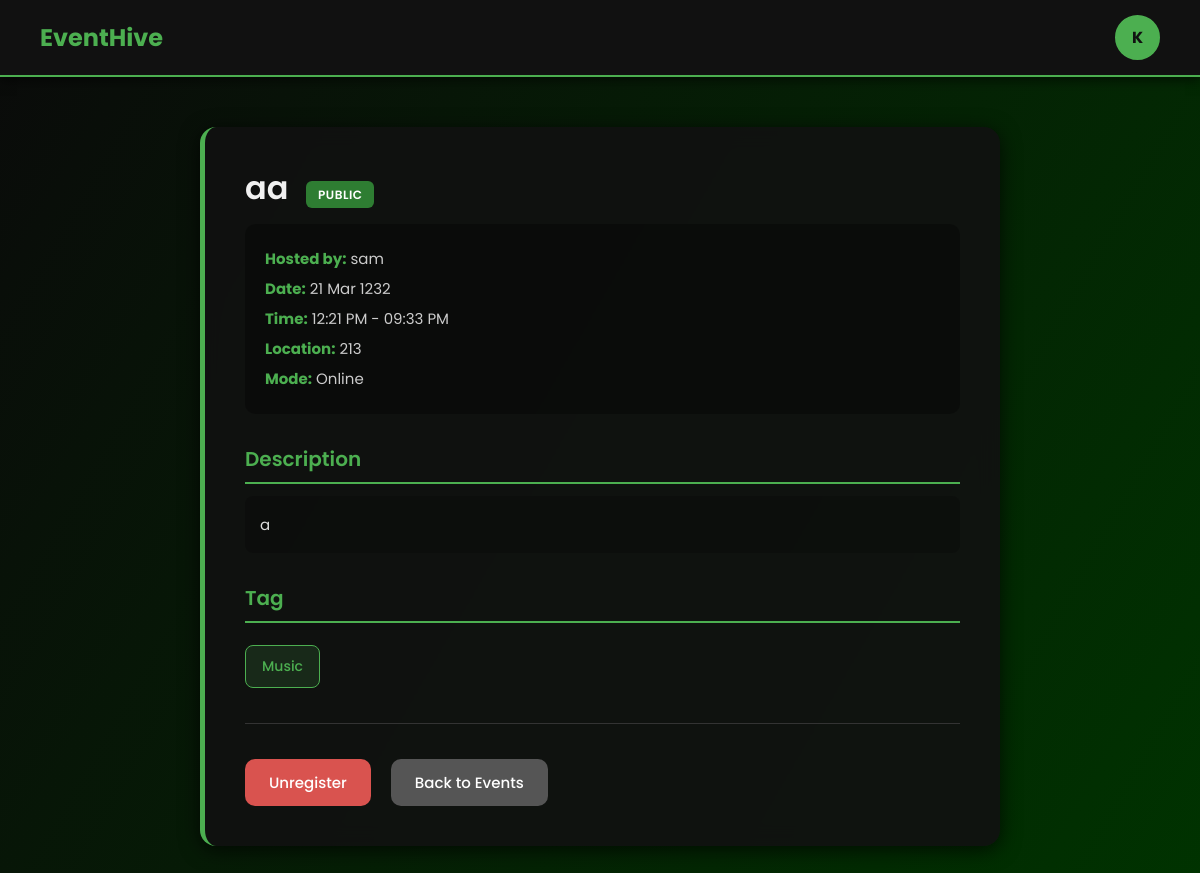
The app's page /5 (signed in) with its own data.
### models/model.py (models this page shows, shortened)
class User(db.Model, UserMixin):
    __tablename__ = "users"
    id = db.Column(db.Integer, primary_key=True)
    username = db.Column(db.String(50), unique=True, nullable=False)
    email = db.Column(db.String(120), unique=True, nullable=False)
    password = db.Column(db.String(200), nullable=False)
    attending_events = db.relationship(
        "Event", secondary=event_attendees, back_populates="attendees"
    )
    attendee_links = db.relationship("Attendee", back_populates="user", cascade="all, delete-orphan")

class Event(db.Model):
    __tablename__ = "events"
    id = db.Column(db.Integer, primary_key=True)
    title = db.Column(db.String(100), nullable=False)
    description = db.Column(db.Text)
    date = db.Column(db.Date, nullable=False)
    starttime = db.Column(db.Time)
    endtime = db.Column(db.Time)
    mode = db.Column(db.Enum(EventMode), default=EventMode.online, nullable=False)
    venue = db.Column(db.String(150))
    capacity = db.Column(db.Integer, default=100)
    tags = db.Column(db.Enum(Eventtag), default=Eventtag.CELEBRATION, nullable=False)
    visibility = db.Column(db.Enum(EventVisibility), default=EventVisibility.public, nullable=False)
    organizer_id = db.Column(db.Integer, db.ForeignKey("users.id"), nullable=False)
    creator = db.relationship("User", backref=db.backref("created_events", lazy=True))
    attendees = db.relationship(
        "User", secondary=event_attendees, back_populates="attending_events"
    )
    attendee_links = db.relationship("Attendee", back_populates="event", cascade="all, delete-orphan")

### app/main.py (the view)
@events_blueprint.route("/<int:event_id>", methods=["GET"])
def get_event(event_id):
    event = Event.query.get(event_id)
    if not event:
        return jsonify({"error": "Event not found"}), 404
    data = {
        "id": event.id,
        "title": event.title,
        "description": event.description,
        "date": event.date.strftime("%Y-%m-%d"),
        "starttime": event.starttime.strftime("%H:%M") if event.starttime else None,
        "endtime": event.endtime.strftime("%H:%M") if event.endtime else None,
        "mode": event.mode.value,
        "venue": event.venue,
        "capacity": event.capacity,
        "tags": event.tags.value
    }
    return render_template("event_details.html", event=event)

### app/__init__.py (called while the page is built)
def create_app():
    app = Flask(__name__)
    app.config['SECRET_KEY'] = '91ba96dbf66221f753176c6a80f0e7905444d410630b70f89445e7281d0001aa'
    app.config['SQLALCHEMY_DATABASE_URI'] = 'sqlite:///db.sqlite'
    db.init_app(app)
    migrate.init_app(app, db)
    login_manager.init_app(app)
    from models.model import User
    @login_manager.user_loader
    def load_user(user_id):
        return User.query.get(int(user_id))
    from .main import main_blueprint
    app.register_blueprint(main_blueprint)
    from .auth import auth_blueprint
    app.register_blueprint(auth_blueprint)
    from .main import events_blueprint, attendees_blueprint
    app.register_blueprint(events_blueprint)
    app.register_blueprint(attendees_blueprint)
    from .scheduler import start_scheduler
    start_scheduler(app)
    return app

### app/templates/event_details.html (shortened to what this page needs)
<!DOCTYPE html>
<html lang="en">
<head>
</head>
<body>
    <nav>
        <div class="nav-container">
            <div class="logo">
                <a href="{{ url_for('main.profile') }}" class="logo-link">EventHive</a>
            </div>
            <div class="nav-links">
                <a href="{{ url_for('main.profile') }}" class="profile-circle">
                    {{ current_user.username[0].upper() }}
                </a>
            </div>
        </div>
    </nav>
    <div class="container">
        <div class="title">
            {{ event.title }}
            <span class="visibility-tag {{ 'private' if event.visibility.value == 'private' else 'public' }}">
                {{ event.visibility.value }}
            </span>
        </div>
        <div class="meta">
            <strong>Hosted by:</strong> {{ event.creator.username }} <br>
            <strong>Date:</strong> {{ event.date.strftime('%d %b %Y') }} <br>
            <strong>Time:</strong> {{ event.starttime.strftime('%I:%M %p') }} - {{ event.endtime.strftime('%I:%M %p') }} <br>
            <strong>Location:</strong> {{ event.venue }} <br>
            <strong>Mode:</strong> {{ event.mode.value|capitalize }} <br>
        </div>
        <div class="section-title">Description</div>
        <p class="description-text">{{ event.description }}</p>
        <div class="section-title">Tag</div>
        <div class="tag-box">{{ event.tags.value }}</div>
        <div class="button-group">
            {% set is_registered = current_user in event.attendees %}
            {% set attendee_record = current_user.attendee_links|selectattr('event_id', 'equalto', event.id)|first %}
            {% if event.creator.id == current_user.id %}
            {% else %}
                {% if is_registered or attendee_record %}
                    <form action="{{ url_for('attendees.unregister_attendee', event_id=event.id) }}" method="POST" style="display:inline;">
                        <button class="btn unregister">Unregister</button>
                    </form>
                {% endif %}
            {% endif %}
            <a href="{{ url_for('main.profile') }}" class="btn back">Back to Events</a>
        </div>
    </div>
</body>
</html>

### app/templates/event_details.html (style rules this page uses)
* { margin: 0; padding: 0; box-sizing: border-box; }
body { font-family: 'Poppins', sans-serif; background: linear-gradient(120deg, #0a0a0a, #003300); color: #f0f0f0; margin: 0; padding: 0; min-height: 100vh; }
nav { background-color: #111; border-bottom: 2px solid #4CAF50; padding: 15px 40px; box-shadow: 0 4px 10px rgba(0,0,0,0.5); position: sticky; top: 0; z-index: 100; }
.nav-container { max-width: 100%; margin: 0; display: flex; justify-content: space-between; align-items: center; }
.logo { font-size: 24px; font-weight: bold; color: #4CAF50; text-decoration: none; }
.logo-link { text-decoration: none; color: inherit; font-weight: bold; cursor: pointer; }
.nav-links { display: flex; gap: 15px; list-style: none; align-items: center; }
.profile-circle { width: 45px; height: 45px; border-radius: 50%; background-color: #4CAF50; display: flex; justify-content: center; align-items: center; color: #111; font-weight: bold; cursor: pointer; text-decoration: none; border: 2px solid #4CAF50; transition: 0.3s; }
.container { max-width: 800px; margin: 50px auto; background: rgba(17, 17, 17, 0.9); padding: 40px; border-radius: 16px; box-shadow: 0 4px 20px rgba(0,0,0,0.7); border-left: 5px solid #4CAF50; backdrop-filter: blur(10px); }
.title { font-size: 32px; font-weight: 600; margin-bottom: 15px; color: #f0f0f0; line-height: 1.3; }
.visibility-tag { font-size: 12px; padding: 5px 12px; border-radius: 6px; margin-left: 10px; text-transform: uppercase; font-weight: 600; letter-spacing: 0.5px; }
.public { background-color: #2e7d32; color: white; }
.meta { color: #ccc; margin-bottom: 25px; line-height: 2; font-size: 15px; background: rgba(0, 0, 0, 0.3); padding: 20px; border-radius: 10px; }
.meta strong { color: #4CAF50; }
.section-title { margin-top: 30px; margin-bottom: 12px; font-size: 20px; font-weight: 600; color: #4CAF50; border-bottom: 2px solid #4CAF50; padding-bottom: 8px; }
.description-text { color: #ddd; line-height: 1.8; font-size: 15px; background: rgba(0, 0, 0, 0.2); padding: 15px; border-radius: 8px; }
.btn { padding: 12px 24px; font-size: 15px; color: #fff; border: none; border-radius: 10px; cursor: pointer; text-decoration: none; margin-right: 10px; margin-top: 10px; display: inline-block; font-weight: 500; transition: all 0.3s; font-family: 'Poppins', sans-serif; }
.unregister { background: #d9534f; }
.back { background: #555; }
.tag-box { margin-top: 10px; background: rgba(76, 175, 80, 0.15); padding: 10px 16px; border-radius: 8px; display: inline-block; font-size: 14px; color: #4CAF50; font-weight: 500; border: 1px solid #4CAF50; }
.button-group { margin-top: 35px; padding-top: 25px; border-top: 1px solid #333; display: flex; flex-wrap: wrap; gap: 10px; }

### records on screen
User: username "K"
Event: title "aa", visibility.value "PUBLIC", date "21 Mar 1232", starttime "12:21 PM", endtime "09:33 PM", venue "213", mode.value "Online", description "a", tags.value "Music"
User: creator.username "sam"
